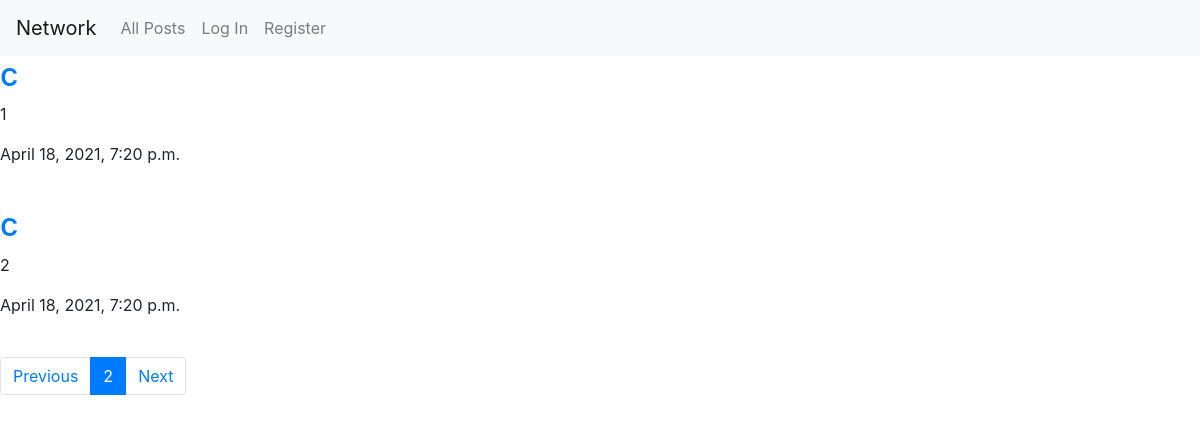
Page /?page=2 on the earlier database version.
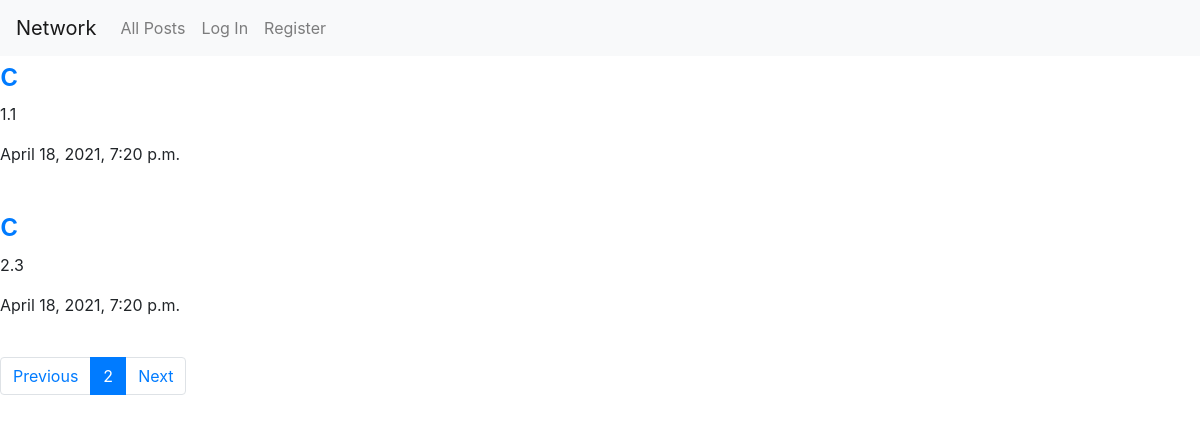
Same page on the later database version.
### network/models.py (models this page shows, shortened)
class Post(models.Model):
    poster = models.ForeignKey("User", on_delete=models.PROTECT, related_name="post")
    content = models.TextField(blank=False)
    timestamp = models.DateTimeField(auto_now_add=True)

class User(AbstractUser):
    def __str__(self):
        return self.username

### network/views.py (the view)
# urls.py: path("", views.index, name="index"),
def index(request):
    posts = Post.objects.all()
    return render_with_pagination(request, posts)

### network/views.py (called while the page is built)
def render_with_pagination(request, posts):
    page_number = request.GET.get('page', 1)
    paginator = Paginator(posts, 2) # TODO: Change to 10 once done
    page = paginator.page(page_number)
    return render(request, "network/index.html", {
        "page": page
    })

### network/templates/network/index.html (shortened to what this page needs)
{% extends "network/layout.html" %}
{% load static %}
{% block body %}
    {% for post in page %}
        <div>
            <h2><a href="#">{{ post.poster }}</a></h2>
            <p class="content" data-post="{{ post.id }}">{{ post.content }}</p>
            <p class="timestamp">{{ post.timestamp }}</p>
        </div><br>
    {% endfor %}
    <nav aria-label="...">
        <ul class="pagination">
            {% if page.has_previous %}
                <li class="page-item">
                    <a class="page-link" href="?page={{ page.previous_page_number }}" tabindex="-1" aria-disabled="true">Previous</a>
                </li>
            {% endif %}
            <li class="page-item active" aria-current="page">
                <a class="page-link" href="#">{{ page.number }}<span class="sr-only">(current)</span></a>
            </li>
            {% if page.has_next %}
                <li class="page-item">
                    <a class="page-link" href="?page={{ page.next_page_number }}">Next</a>
                </li>
            {% endif %}
        </ul>
    </nav>
{% endblock %}

### network/templates/network/layout.html (shortened to what this page needs)
{% load static %}
<!DOCTYPE html>
<html lang="en">
    <head>
        <link rel="stylesheet" href="https://stackpath.bootstrapcdn.com/bootstrap/4.4.1/css/bootstrap.min.css">
        <link href="{% static 'network/styles.css' %}" rel="stylesheet">
    </head>
    <body>
        <nav class="navbar navbar-expand-lg navbar-light bg-light">
            <a class="navbar-brand" href="#">Network</a>
            <div>
              <ul class="navbar-nav mr-auto">
                <li class="nav-item">
                  <a class="nav-link" href="{% url 'index' %}">All Posts</a>
                </li>
                {% if user.is_authenticated %}
                    <li class="nav-item">
                        <a class="nav-link" href="{% url 'new-post' %}">New Post</a>
                    </li>
                    <li class="nav-item">
                        <a class="nav-link" href="#">Following</a>
                    </li>
                    <li class="nav-item">
                        <a class="nav-link" href="{% url 'logout' %}">Log Out</a>
                    </li>
                {% else %}
                    <li class="nav-item">
                        <a class="nav-link" href="{% url 'login' %}">Log In</a>
                    </li>
                    <li class="nav-item">
                        <a class="nav-link" href="{% url 'register' %}">Register</a>
                    </li>
                {% endif %}
              </ul>
            </div>
          </nav>
        <div class="body">
            {% block body %}
            {% endblock %}
        </div>
    </body>
</html>

Differences in the rows shown:
changed Post (number 1 of 2 on the later page): content "1" → "1.1"
changed Post (number 2 of 2 on the later page): content "2" → "2.3"
